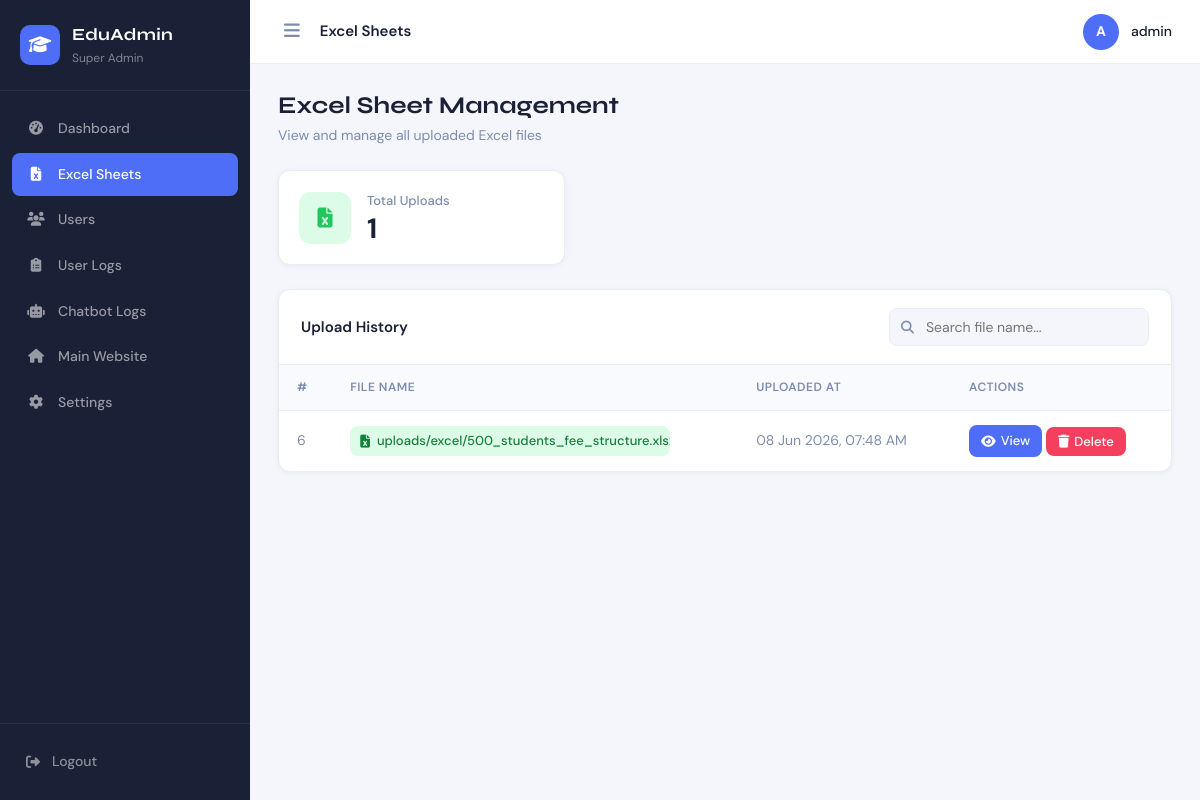
Page /admin-panel/excel-sheets/ (signed in) on the earlier database version.
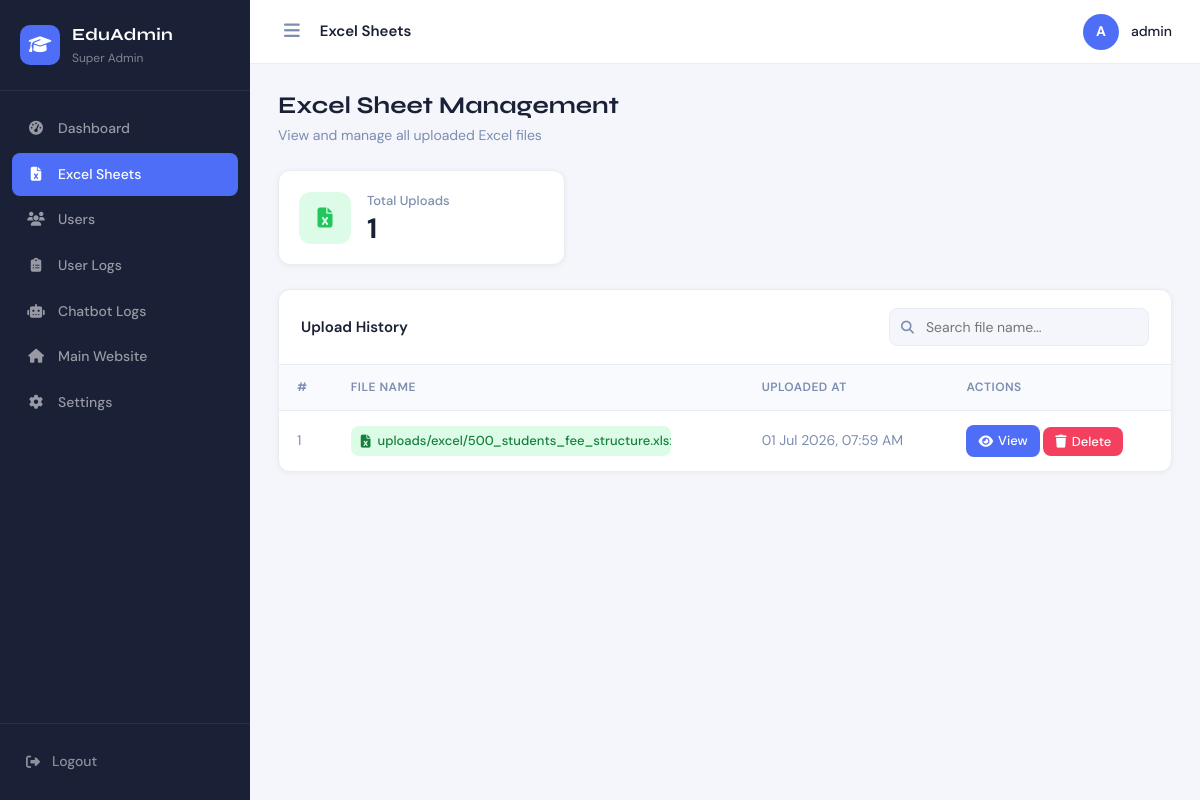
Same page on the later database version.
### excel_ai_chatbot/models.py (models this page shows, shortened)
class ExcelUpload(models.Model):
    file = models.FileField(upload_to="uploads/excel/")
    uploaded_at = models.DateTimeField(auto_now_add=True)

### admin_panel/views.py (the view)
# urls.py: path("excel-sheets/", views.excel_sheet_list_view, name="excel_sheets"),
@superadmin_required
def excel_sheet_list_view(request):
    search = request.GET.get("search", "")
    uploads = ExcelUpload.objects.order_by("-uploaded_at")
    if search:
        uploads = uploads.filter(file__name__icontains=search)
    return render(
        request,
        "admin_panel/excel_sheet_list.html",
        {"uploads": uploads, "search": search},
    )

### admin_panel/views.py (called while the page is built)
def superadmin_required(view_func):
    @wraps(view_func)
    def wrapper(request, *args, **kwargs):
        if not request.user.is_authenticated:
            return redirect("login")
        if not hasattr(request.user, "role"):
            return redirect("login")
        if request.user.role != "superadmin":
            return redirect("dashboard")
        return view_func(request, *args, **kwargs)
    return wrapper

### admin_panel/templates/admin_panel/excel_sheet_list.html (shortened to what this page needs)
{% extends 'admin_panel/base.html' %}
{% block breadcrumb %}Excel Sheets{% endblock %}
{% block content %}
<div class="section-header">
  <div>
    <h1 class="section-title">Excel Sheet Management</h1>
    <p class="section-subtitle">View and manage all uploaded Excel files</p>
  </div>
</div>
<div class="stats-row stats-row-sm">
  <div class="stat-card">
    <div class="stat-icon-wrap clr-green"><i class="fa-solid fa-file-excel"></i></div>
    <div class="stat-body"><p class="stat-label">Total Uploads</p><h2 class="stat-value">{{ uploads.count }}</h2></div>
  </div>
</div>
<div class="data-card">
  <div class="data-card-header">
    <h3>Upload History</h3>
    <form method="GET" class="search-form">
      <input type="text" name="search" value="{{ search }}" placeholder="Search file name..." class="search-input">
    </form>
  </div>
  <div class="table-scroll">
    <table class="data-table">
      <thead>
        <tr>
          <th>#</th>
          <th>File Name</th>
          <th>Uploaded At</th>
          <th>Actions</th>
        </tr>
      </thead>
      <tbody>
        {% for upload in uploads %}
        <tr>
          <td class="muted">{{ upload.id }}</td>
          <td>
            <span class="file-chip">
              <i class="fa-solid fa-file-excel"></i>
              {{ upload.file.name }}
            </span>
          </td>
          <td class="muted">{{ upload.uploaded_at|date:"d M Y, h:i A" }}</td>
          <td>
            <a href="{{ upload.file.url }}" target="_blank" class="btn btn-sm btn-primary">
              <i class="fa-solid fa-eye"></i> View
            </a>
            <form method="post" action="{% url 'admin_panel:delete_excel' upload.id %}" style="display:inline;" onsubmit="return confirm('Delete this file permanently?')">
              <button type="submit" class="btn btn-sm btn-danger"><i class="fa-solid fa-trash"></i> Delete</button>
            </form>
          </td>
        </tr>
        {% empty %}
        <tr><td colspan="4" class="empty-row"><i class="fa-solid fa-folder-open"></i><br>No Excel files uploaded yet.</td></tr>
        {% endfor %}
      </tbody>
    </table>
  </div>
</div>
{% endblock %}

Differences in the rows shown:
removed ExcelUpload: id "6", file.name "uploads/excel/500_students_fee_structure…", uploaded_at "08 Jun 2026, 07:48 AM"
added ExcelUpload: id "1", file.name "uploads/excel/500_students_fee_structure…", uploaded_at "01 Jul 2026, 07:59 AM"
